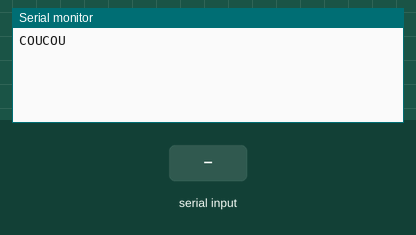
Bench run of a sketch on a simulated Arduino Uno, built with avr-gcc and run on an emulated ATmega328P. Shown: the last lines printed to the serial monitor. The test bench sets the inputs (shaded band).

Above: at 2.2 s.
2.3 s: "1" received over the second serial link
At 3.5 s:
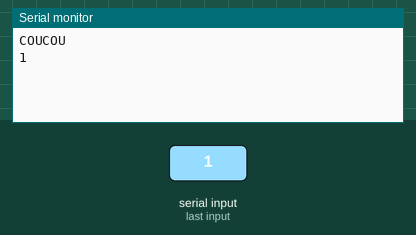
3.8 s: "0" received over the second serial link
At 4.9 s:
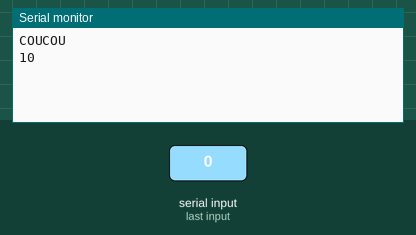

The sketch:

master.ino
```cpp
/**
 * @brief master code for HC-05
 * @author Noé Game
 */

#include <Arduino.h>
#include <SoftwareSerial.h>

SoftwareSerial BTSerial(10, 11); // RX | TX
int message = 0;				 // message à envoyé.

void setup()
{
	BTSerial.begin(38400); // Default communication rate of the Bluetooth module
	Serial.begin(38400);   // Default communication rate of the console module
	Serial.println("COUCOU");

	// pinMode(12, OUTPUT);
	// digitalWrite(12, HIGH);

	// BTSerial.println("AT");
	// delay(1000);

	// AT+UART=38400,0,0
	//  delay(1000);

	// BTSerial.println("AT+ORGL"); // Reset factory
	// delay(1000);

	// BTSerial.println("AT+RMAAD"); // Supprimer les adresses enregistrées
	// delay(1000);

	// BTSerial.println("AT+ROLE=1"); // Mode Master
	// delay(1000);

	// BTSerial.println("AT+RESET"); // Reset le module
	// delay(1000);

	// BTSerial.println("AT+CMODE=0"); // Mode de connexion fixe
	// delay(1000);

	// BTSerial.println("AT+BIND=98D3,61,F5CEFF"); // Adresse correcte du module Slave
	// delay(1000);

	// BTSerial.println("AT+INIT"); // Initialiser le SPP (profil série)
	// delay(1000);

	delay(500);
	// digitalWrite(12, LOW);
	delay(500);
}

void loop()
{
	// Si message dans canal "BT" alors le print dans canal "console"
	if(BTSerial.available() > 0)
	{
		Serial.write(BTSerial.read());
	}

	// si message dans canal "console" alors on le print dans le canal "BT"
	if(Serial.available() > 0)
	{
		BTSerial.write(Serial.read());
	}
}
```

Measured:
- after the input at 2.3 s, the serial monitor: prints a new line at once (image 1)
- after the input at 3.8 s, the serial monitor: prints a new line at once (image 2)
